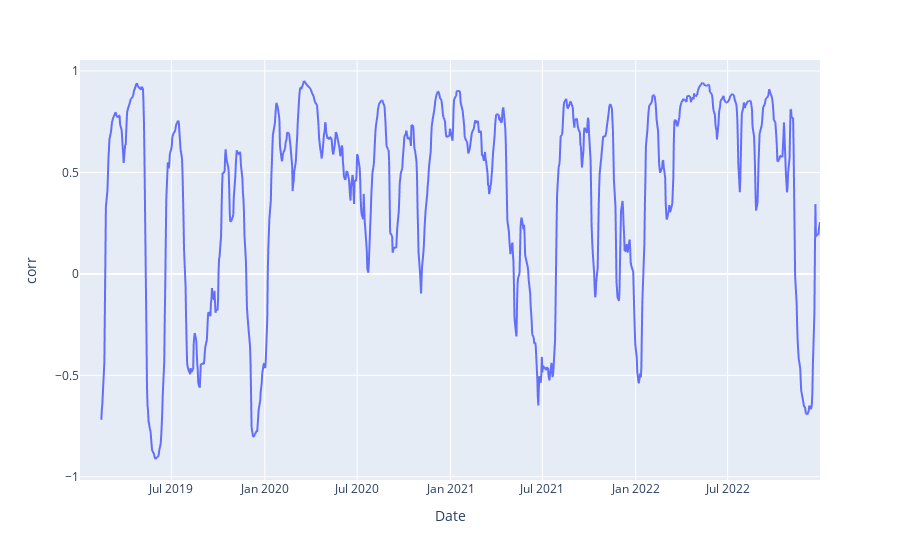

The notebook cell this image was saved under:
### Code cell
# we can join the 2 datasets together to calculate a rolling correlation between the S&P 500 and Bitcoin
import plotly.express

sp500_btc = sp500.select("Date", sp500="Adj Close").join(
    btc.select("Date", btc="Adj Close"), on="Date", how="inner"
)

(
    sp500_btc.with_columns(corr=pl.rolling_corr("sp500", "btc", window_size=30)).pipe(
        plotly.express.line, x="Date", y="corr"
    )
)

### Figure 1 — Plotly figure (JSON) as saved in the notebook; plotly's stock layout.template omitted (floating-point values rounded to 4 significant figures; data arrays with more than 128 entries replaced by an {"elided": "..."} marker saying what was removed)
{"data": [{"hovertemplate": "Date=%{x}<br>corr=%{y}<extra></extra>", "legendgroup": "", "line": {"color": "#636efa", "dash": "solid"}, "marker": {"symbol": "circle"}, "mode": "lines", "name": "", "showlegend": false, "type": "scattergl", "x": {"elided": "1008 str values"}, "xaxis": "x", "y": {"elided": "1008 float values"}, "yaxis": "y"}], "layout": {"legend": {"tracegroupgap": 0}, "margin": {"t": 60}, "xaxis": {"anchor": "y", "domain": [0, 1], "title": {"text": "Date"}}, "yaxis": {"anchor": "x", "domain": [0, 1], "title": {"text": "corr"}}}}
